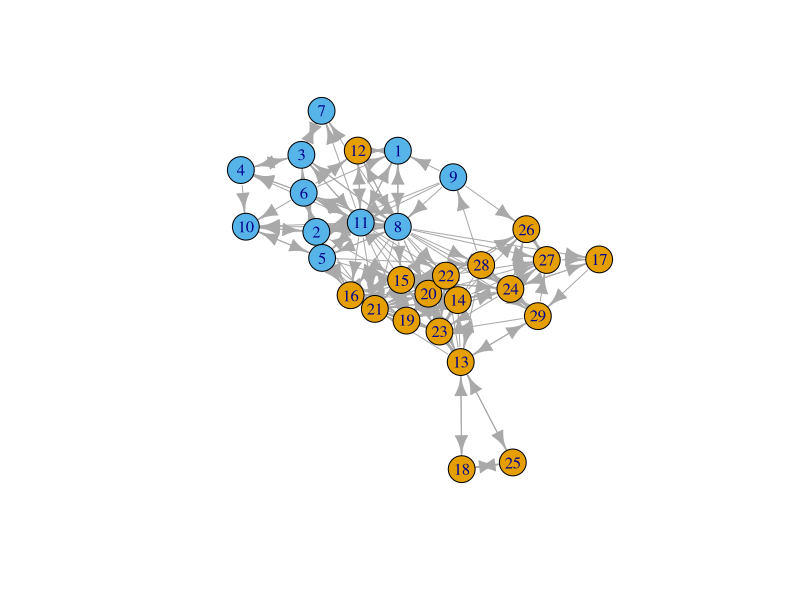
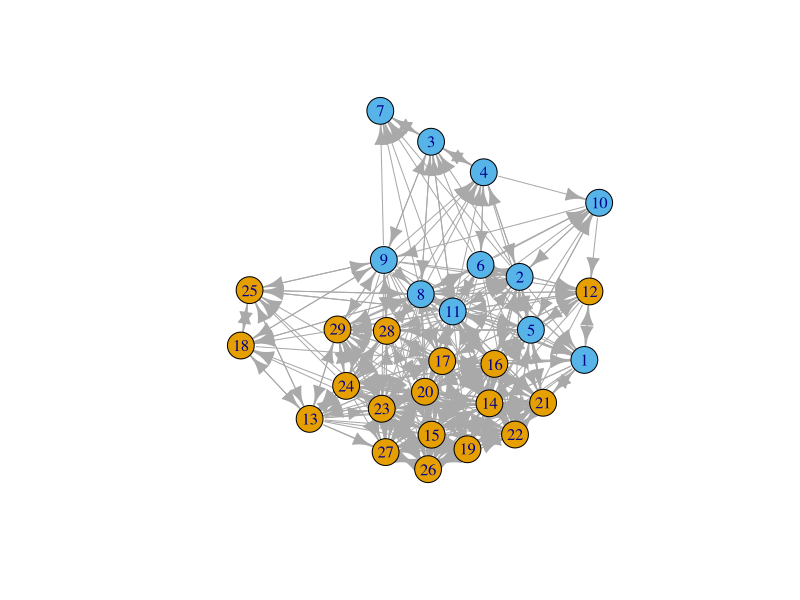
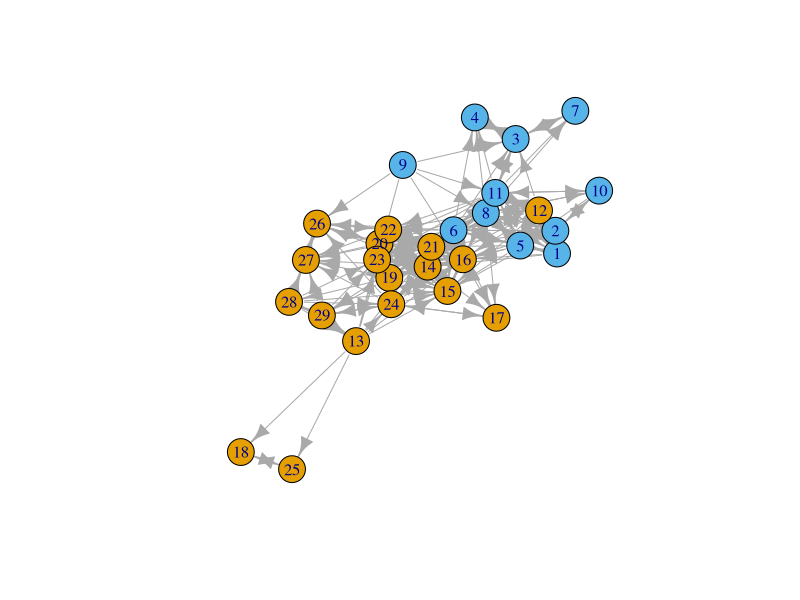

These charts were generated, in order, by the following R code: (Note: this script raises an error after producing the figures.)
## ---- chunk 1
library(tidyr)
library(dplyr)
library(igraph)

D1 <- read.csv("best.friends.csv")
D2 <- read.csv("get.on.with.csv")
D3 <- read.csv("work.with.csv")

D1$from <- as.factor(D1$from)
D1$to <- as.factor(D1$to)
D1$gender.from <- as.factor(D1$gender.from)
D1_edge <- count(D1, from, to)
D1_vertex <- D1 %>% select(from, gender.from) %>% unique

D2$from <- as.factor(D2$from)
D2$to <- as.factor(D2$to)
D2$gender.from <- as.factor(D2$gender.from)
D2_edge <- count(D2, from, to)
D2_vertex <- D2 %>% select(from, gender.from) %>% unique

D3$from <- as.factor(D3$from)
D3$to <- as.factor(D3$to)
D3$gender.from <- as.factor(D3$gender.from)
D3_edge <- count(D3, from, to)
D3_vertex <- D3 %>% select(from, gender.from) %>% unique


## ---- chunk 2
pdf("best_friends.pdf")
g_D1 <- graph.data.frame(D1_edge, directed=TRUE, vertices=D1_vertex)
plot(g_D1, layout=layout.fruchterman.reingold, vertex.color=D1_vertex$gender.from)
dev.off()

pdf("get_on_with.pdf")
g_D2 <- graph.data.frame(D2_edge, directed=TRUE, vertices=D2_vertex)
plot(g_D2, layout=layout.fruchterman.reingold, vertex.color=D2_vertex$gender.from)
dev.off()

pdf("work_with.pdf")
g_D3 <- graph.data.frame(D3_edge, directed=TRUE, vertices=D3_vertex)
plot(g_D3, layout=layout.fruchterman.reingold, vertex.color=D3_vertex$gender.from)
dev.off()

## ---- chunk 3
D1_degree <- sort(degree(g_D1), decreasing=TRUE)
D1_degree[1]
D2_degree <- sort(degree(g_D2), decreasing=TRUE)
D2_degree[1]
D3_degree <- sort(degree(g_D3), decreasing=TRUE)
D3_degree[1]
 
## ---- chunk 4
D1_closeness <- sort(closeness(g_D1), decreasing=TRUE)
D1_closeness[1]
D2_closeness <- sort(closeness(g_D2), decreasing=TRUE)
D2_closeness[1]
D3_closeness <- sort(closeness(g_D3), decreasing=TRUE)
D3_closeness[1]

## ---- chunk 5
D1_betweenness <- sort(betweenness(g_D1), decreasing=TRUE)
D1_betweenness[1]
D2_betweenness <- sort(betweenness(g_D2), decreasing=TRUE)
D2_betweenness[1]
D3_betweenness <- sort(betweenness(g_D3), decreasing=TRUE)
D3_betweenness[1]
## ---- chunk 6
dyad_census(g_D1)
dyad_census(g_D2)
dyad_census(g_D3)

## ---- chunk 7
triad_census(g_D1)
triad_census(g_D2)
triad_census(g_D3)

## ---- chunk 8
clique_num(g_D1)
clique_num(g_D2)
clique_num(g_D3) 

## ---- chunk 9
largest_cliques(g_D1)
largest_cliques(g_D2)
largest_cliques(g_D3)

## ---- chunk 10
count_max_cliques(g_D1)
count_max_cliques(g_D2)
count_max_cliques(g_D3)

## ---- chunk 11
articulation_points(g_D1)
articulation_points(g_D2)
articulation_points(g_D3)

## ---- chunk 12
grade = read.table("grade.txt",header = T,sep="\t")
names(grade)<-c("From","To")
grade$From <-as.factor(grade$From)
grade$To <-as.factor(grade$To)
grade_Edge <- count(grade,From,To)
head(grade_Edge)
grade_Vertex <- grade %>% select(From)%>%unique
grade_graph <- graph.data.frame(grade_Edge,directed = T)

pdf("grade_graph.pdf")
plot(grade_graph,layout = layout.fruchterman.reingold,vertex.color = as.factor(grade))

sort(degree(grade_graph),decreasing = T)[1]
sort(closeness(grade_graph),decreasing = T)[1]
sort(betweenness(grade_graph),decreasing = T)[1]

dyad_census(grade_graph)
triad_census(grade_graph)
clique_num(grade_graph)
largest_cliques(grade_graph)
max_cliques(grade_graph)
articulation_points(grade_graph)

